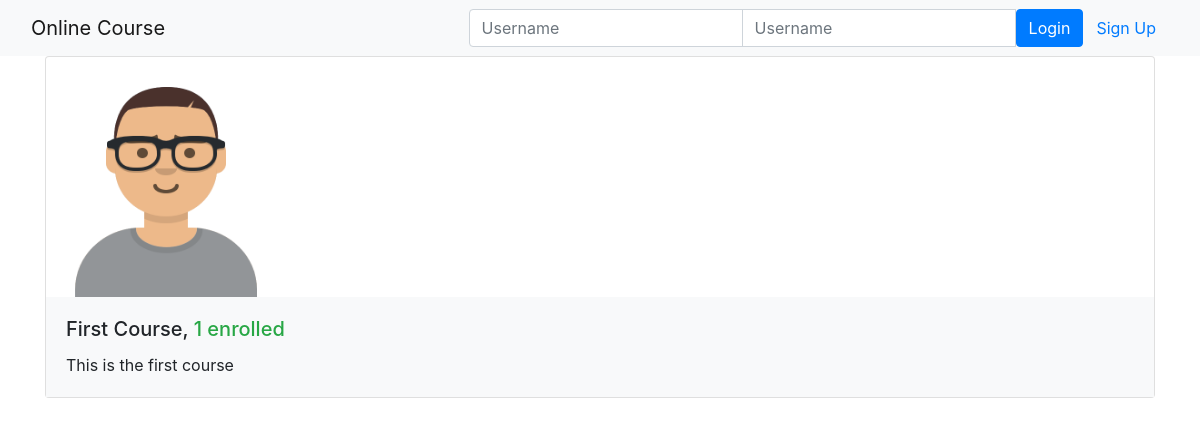
The page /onlinecourse/ on the database its author committed.
### onlinecourse/models.py (models this page shows, shortened)
class Course(models.Model):
    name = models.CharField(null=False, max_length=30, default='online course')
    image = models.ImageField(upload_to='course_images/')
    description = models.CharField(max_length=1000)
    pub_date = models.DateField(null=True)
    instructors = models.ManyToManyField(Instructor)
    users = models.ManyToManyField(settings.AUTH_USER_MODEL, through='Enrollment')
    total_enrollment = models.IntegerField(default=0)
    is_enrolled = False

### onlinecourse/views.py (the view)
class CourseListView(generic.ListView):
    template_name = 'onlinecourse/course_list_bootstrap.html'
    context_object_name = 'course_list'
    def get_queryset(self):
        user = self.request.user
        courses = Course.objects.order_by('-total_enrollment')[:10]
        for course in courses:
            if user.is_authenticated:
                course.is_enrolled = check_if_enrolled(user, course)
        return courses

### onlinecourse/templates/onlinecourse/course_list_bootstrap.html (shortened to what this page needs)
<!DOCTYPE html>
<html lang="en">
<head>
    {% load static %}
    <link rel="stylesheet" href="https://maxcdn.bootstrapcdn.com/bootstrap/4.5.2/css/bootstrap.min.css">
</head>
<body>
    <nav class="navbar navbar-light bg-light">
        <div class="container-fluid">
            <div class="navbar-header">
                  <a class="navbar-brand" href="#">Online Course</a>
            </div>
            <ul class="nav navbar-nav navbar-right">
                {% if user.is_authenticated %}
                <li>
                    <a class="btn btn-link" href="#">{{ user.first_name }}({{ user.username }})</a>
                    <a class="btn btn-link" href="{% url 'onlinecourse:logout' %}">Logout</a>
                </li>
                {% else %}
                <li>
                    <form class="form-inline" action="{% url 'onlinecourse:login' %}" method="post">
                        <div class="input-group">
                            <input type="text" class="form-control" placeholder="Username" name="username" >
                            <input type="password" class="form-control" placeholder="Username" name="psw" >
                            <button class="btn btn-primary" type="submit">Login</button>
                            <a class="btn btn-link" href="{% url 'onlinecourse:registration' %}">Sign Up</a>
                        </div>
                    </form>
                </li>
                {% endif %}
            </ul>
        </div>
    </nav>
    {% if course_list %}
        <div class="container">
            <div class="card-deck">
                {% for course in course_list %}
                         <div class="card" style="width: 36rem;">
                          <img class="card-img-left" src="{{MEDIA_URL}}/{{ course.image }}" width="240px" height="240px"
                               alt="Course image">
                          <div class="card-body bg-light">
                              <h5 class="card-title">{{ course.name }}, <span class="text-success">
                                  {{ course.total_enrollment}} enrolled</span></h5>
                            <p class="card-text">{{ course.description}}</p>
                          </div>
                        </div>
                {% endfor %}
            </div>
        </div>
    {% else %}
        <p>No courses are available.</p>
    {% endif %}
</body>
</html>

### rows shown on the page
Course: image (picture), name "First Course", total_enrollment "1", description "This is the first course"
